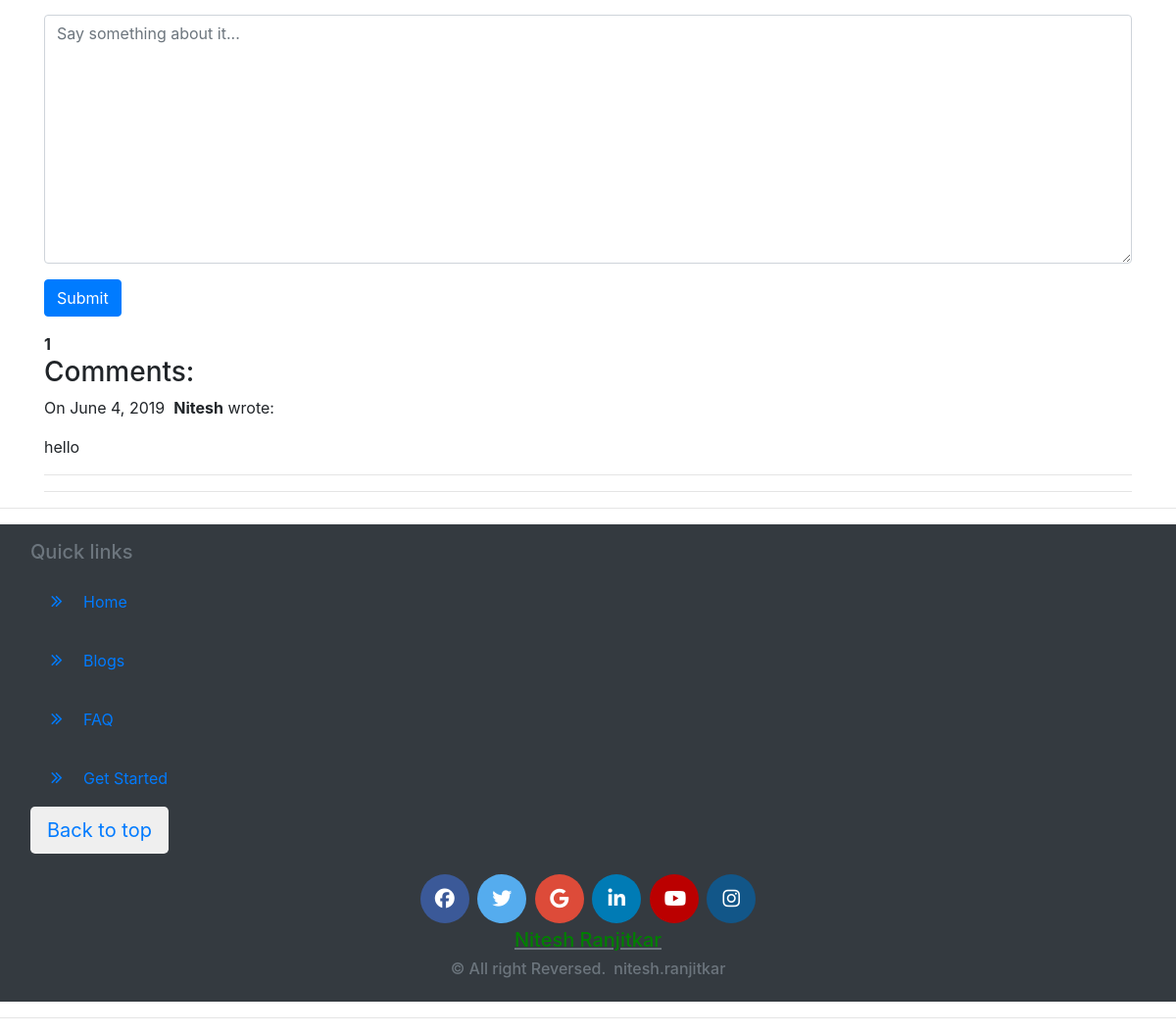
The app's page /2/ (lower part), older data.
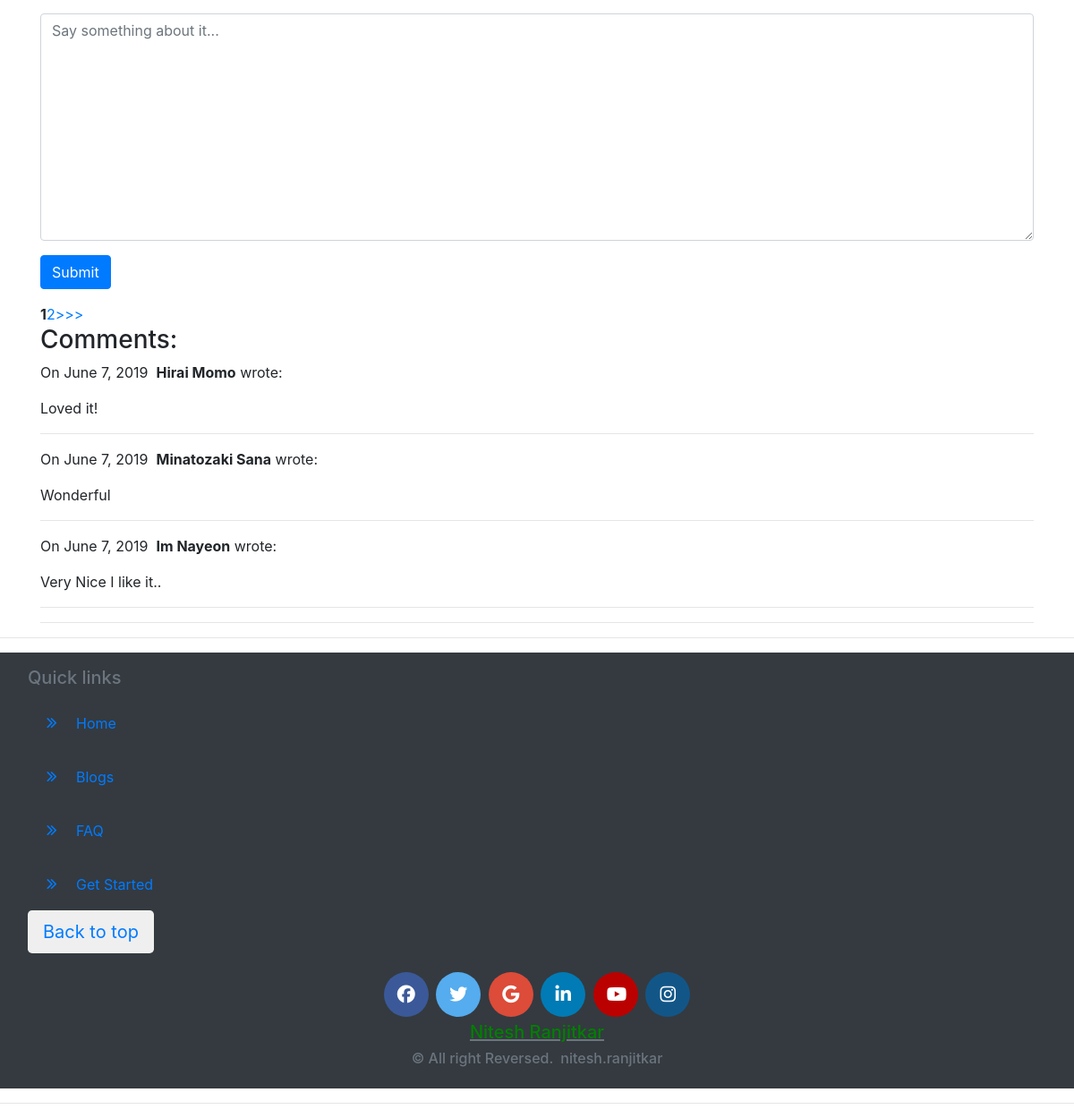
The same page, newer data.
### home/models.py (models this page shows, shortened)
class Comment(models.Model):
    author = models.CharField(max_length=90)
    body = models.TextField()
    created_on = models.DateTimeField(auto_now_add=True)
    project = models.ForeignKey('Project',on_delete=models.CASCADE)

### home/views.py (the view, shortened to what this page needs)
# urls.py: path('<int:pk>/', views.project_detail, name='project_detail'),
def project_detail(request,pk):
    project = Project.objects.get(pk=pk)
    form = CommentForm()
    comments = Comment.objects.filter(project=project).order_by('-created_on')
    paginator = Paginator(comments,3)
    page = request.GET.get('page')
    comments = paginator.get_page(page)
    context = {
        "project":project,
        "comments":comments,
        "form":form
    }
    return render(request,'project_detail.html', context)

### home/forms.py
class CommentForm(forms.Form):
    author = forms.CharField(
        max_length=15,
        widget=forms.TextInput(attrs={
            "class":"form-control",
            "placeholder":"Your Name"
        })
    )
    body = forms.CharField(
        widget=forms.Textarea(attrs={
            "class":"form-control",
            "placeholder":"Say something about it..."
        })
    )

### home/templates/project_detail.html (shortened to what this page needs)
{% extends 'base.html' %}
{% load static %}
{% block page_content %}
<div>
    <form action="/{{ project.pk}}/" method="post">
        <div class="form-group">
            {{ form.body }}
        </div>
        <button type="submit" class="btn btn-primary">Submit</button>
    </form>
    <div class ="pagination">
        {% for num in comments.paginator.page_range %}
        {% if comments.number == num %}
        <strong>{{ num }}</strong>
        {% elif num > comments.number|add:'-3' and num < comments.number|add:'+3' %}
        <a href="?page={{num}}">{{num}}</a>
        {% endif %}
        {% endfor %}
        {% if comments.has_next %}
        <a href="?page ={{ comments.next_page_number }}">></a>
        <a href="?page={{comments.paginator.num_pages}}">>></a>
{% endif %}
    </div>
    <h3>Comments:</h3>
    {% for comment in comments %}
    <p>
        On {{comment.created_on.date }}&nbsp;
        <b>{{ comment.author }}</b> wrote:
    </p>
    <p>{{ comment.body }}</p>
    <hr>
{% endfor %}
    <hr>
</div>
{% endblock %}

### blogsite/templates/base.html (shortened to what this page needs)
{% load static %}
<head>
<link rel="stylesheet" href="https://stackpath.bootstrapcdn.com/bootstrap/4.1.3/css/bootstrap.min.css">
<link href="//maxcdn.bootstrapcdn.com/bootstrap/4.0.0/css/bootstrap.min.css" rel="stylesheet" id="bootstrap-css">
    <link rel="stylesheet" href="style.css">
<link rel="stylesheet" href="https://cdnjs.cloudflare.com/ajax/libs/font-awesome/4.7.0/css/font-awesome.min.css">
</head>
<body>
<div class="container">
    {% block page_content %}{% endblock %}
</div>
<hr>
<div>
	<footer class="text-muted">
		<div class="bg-dark footer w-100 p-3">
			<div >
				<div class="col-xs-12 col-sm-4 col-md-4">
					<h5>Quick links</h5>
					<ul class="list-unstyled quick-links">
						<li><a href="/"><i class="fa fa-angle-double-right"></i>Home</a></li>
						<li><a href="/blog/"><i class="fa fa-angle-double-right"></i>Blogs</a></li>
						<li><a href="javascript:void();"><i class="fa fa-angle-double-right"></i>FAQ</a></li>
						<li><a href="javascript:void();"><i class="fa fa-angle-double-right"></i>Get Started</a></li>
						<li><button class="btn btn-default btn-lg pull-xs-right"><a href="#">Back to top</a></button></li>
					</ul>
				</div>
			</div>
				<div class="text-center text-gray">
					<div>
					<a href="#" class="fa fa-facebook"></a>
<a href="#" class="fa fa-twitter"></a>
<a href="#" class="fa fa-google"></a>
<a href="#" class="fa fa-linkedin"></a>
<a href="#" class="fa fa-youtube"></a>
<a href="#" class="fa fa-instagram"></a>
				</div>
					<h5><u><a style="color:green;text-align:center;" href="https://www.facebook.com/nitesh.ranjitkar">Nitesh Ranjitkar</a></u> </h5>
					<p class="h6">&copy All right Reversed.<a class="text-green ml-2 h6" href="https://www.instagram.com/nitesh.ranjitkar/" target="_blank">nitesh.ranjitkar</a></p>
				</div>
		</div>
</div>
<hr>
</body>

### blogsite/static/style.css (style rules this page uses)
p { font-family: 'Indie Flower', cursive; }

### blogsite/templates/base.html (style rules this page uses)
.fa { padding:15px; font-size: 20px; width: 50px; text-align: center; text-decoration: none; margin: 5px 2px; border-radius: 100%; }
.fa-facebook { background: #3B5998; color: white; }
.fa-twitter { background: #55ACEE; color: white; }
.fa-google { background: #dd4b39; color: white; }
.fa-linkedin { background: #007bb5; color: white; }
.fa-youtube { background: #bb0000; color: white; }
.fa-instagram { background: #125688; color: white; }

Row changes from the older to the newer data that the page shows:
removed Comment: created_on "June 4, 2019", author "Nitesh", body "hello"
added Comment: created_on "June 7, 2019", author "Hirai Momo", body "Loved it!"
added Comment: created_on "June 7, 2019", author "Minatozaki Sana", body "Wonderful"
added Comment: created_on "June 7, 2019", author "Im Nayeon", body "Very Nice I like it.."
Text that changed along with them:
new list line: "2"
